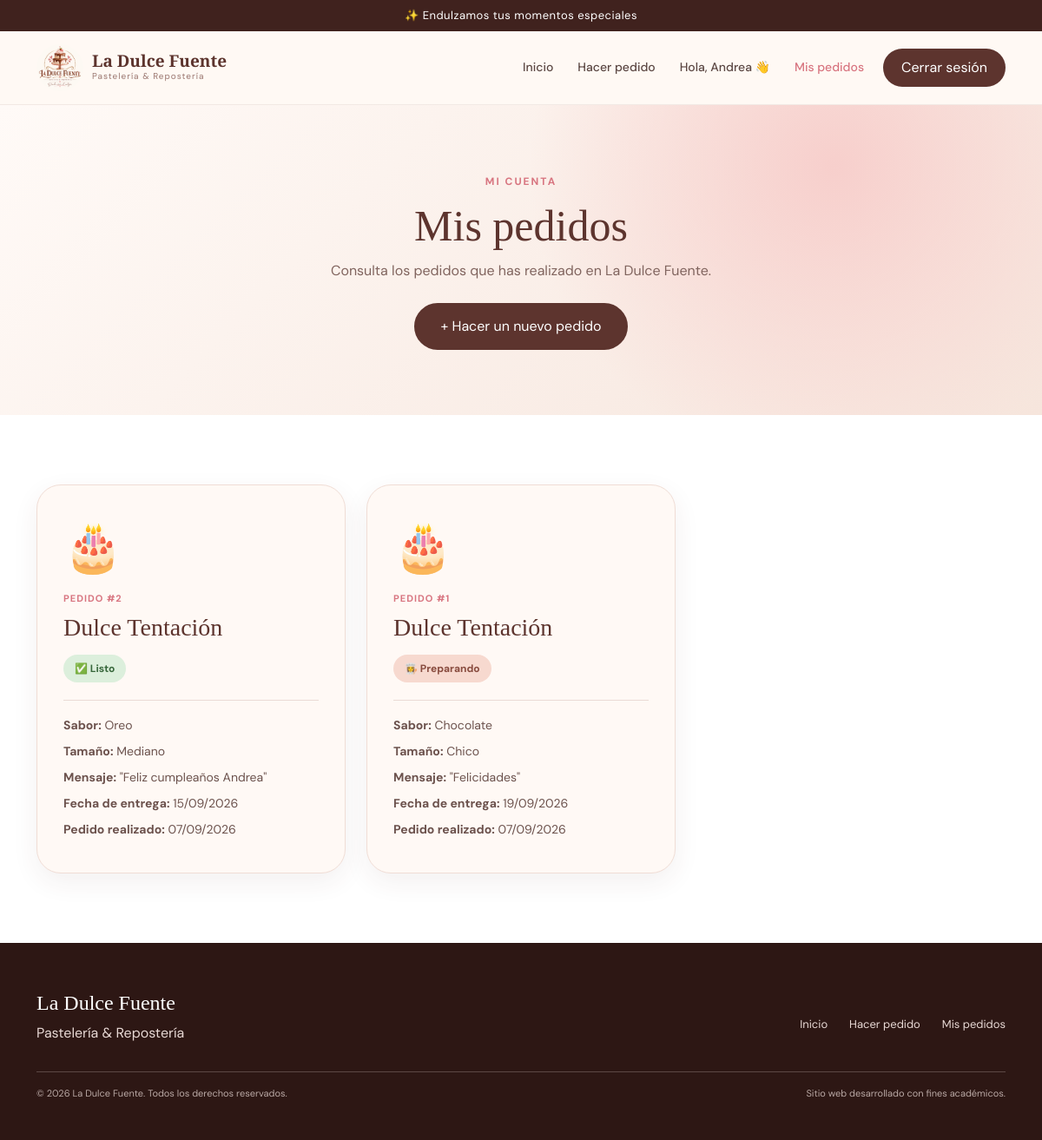
The app's page /mis-pedidos/ (signed in) with its own data.
### pasteleria/models.py (models this page shows, shortened)
class Pedido(models.Model):
    TAMANOS = [
        ('Chico', 'Chico'),
        ('Mediano', 'Mediano'),
        ('Grande', 'Grande'),
    ]
    SABORES = [
        ('Chocolate', 'Chocolate'),
        ('Vainilla', 'Vainilla'),
        ('Fresa', 'Fresa'),
        ('Tres Leches', 'Tres Leches'),
        ('Red Velvet', 'Red Velvet'),
        ('Oreo', 'Oreo'),
    ]
    ESTADOS = [
        ('Pendiente', 'Pendiente'),
        ('Preparando', 'Preparando'),
        ('Listo', 'Listo'),
        ('Entregado', 'Entregado'),
    ]
    cliente = models.ForeignKey(
        User,
        on_delete=models.CASCADE
    )
    pastel = models.CharField(
        max_length=100
    )
    sabor = models.CharField(
        max_length=50,
        choices=SABORES
    )
    tamano = models.CharField(
        max_length=20,
        choices=TAMANOS
    )
    mensaje = models.CharField(
        max_length=150,
        blank=True
    )
    fecha_entrega = models.DateField()
    fecha_pedido = models.DateTimeField(
        auto_now_add=True
    )
    estado = models.CharField(
        max_length=20,
        choices=ESTADOS,
        default='Pendiente'
    )

### pasteleria/views.py (the view)
@login_required(login_url='login')
def mis_pedidos(request):
    pedidos = Pedido.objects.filter(
        cliente=request.user
    ).order_by(
        '-fecha_pedido'
    )
    return render(
        request,
        'pasteleria/mis_pedidos.html',
        {
            'pedidos': pedidos
        }
    )

### pasteleria/templates/pasteleria/mis_pedidos.html (shortened to what this page needs)
{% load static %}
<!DOCTYPE html>
<html lang="es">
<head>
    <link
        href="https://cdn.jsdelivr.net/npm/bootstrap@5.3.3/dist/css/bootstrap.min.css"
        rel="stylesheet">
    <link
        rel="stylesheet"
        href="{% static 'pasteleria/css/estilos.css' %}">
</head>
<body>
<div class="barra-superior">
    ✨ Endulzamos tus momentos especiales
</div>
<nav class="navbar navbar-expand-lg navbar-light menu-principal">
    <div class="container">
        <a class="navbar-brand marca d-flex align-items-center"
           href="{% url 'inicio' %}">
            <img
                src="{% static 'pasteleria/img/logo.png' %}"
                alt="Logo La Dulce Fuente"
                class="logo-menu">
            <div>
                <span class="nombre-marca">
                    La Dulce Fuente
                </span>
                <small>
                    Pastelería & Repostería
                </small>
            </div>
        </a>
        <div class="collapse navbar-collapse" id="menu">
            <ul class="navbar-nav ms-auto align-items-lg-center">
                <li class="nav-item">
                    <a class="nav-link"
                       href="{% url 'inicio' %}">
                        Inicio
                    </a>
                </li>
                <li class="nav-item">
                    <a class="nav-link"
                       href="{% url 'hacer_pedido' %}">
                        Hacer pedido
                    </a>
                </li>
                <li class="nav-item">
                    <span class="nav-link">
                        Hola, {{ user.first_name|default:user.username }} 👋
                    </span>
                </li>
                <li class="nav-item">
                    <a class="nav-link activo"
                       href="{% url 'mis_pedidos' %}">
                        Mis pedidos
                    </a>
                </li>
                <li class="nav-item">
                    <a class="btn boton-login"
                       href="{% url 'logout' %}">
                        Cerrar sesión
                    </a>
                </li>
            </ul>
        </div>
    </div>
</nav>
<section class="pedidos-encabezado">
    <div class="container text-center">
        <span class="mini-titulo">
            MI CUENTA
        </span>
        <h1>
            Mis pedidos
        </h1>
        <p>
            Consulta los pedidos que has realizado en La Dulce Fuente.
        </p>
        <a href="{% url 'hacer_pedido' %}"
           class="btn boton-principal">
            + Hacer un nuevo pedido
        </a>
    </div>
</section>
<section class="seccion-mis-pedidos">
    <div class="container">
        {% if pedidos %}
            <div class="row g-4">
                {% for pedido in pedidos %}
                    <div class="col-12 col-md-6 col-lg-4">
                        <div class="pedido-card">
                            <div class="pedido-icono">
                                🎂
                            </div>
                            <div class="pedido-numero">
                                Pedido #{{ pedido.id }}
                            </div>
                            <h3>
                                {{ pedido.pastel }}
                            </h3>
                            {% if pedido.estado == 'Pendiente' %}
                                <span class="estado estado-pendiente">
                                    ⏳ Pendiente
                                </span>
                            {% elif pedido.estado == 'Preparando' %}
                                <span class="estado estado-preparando">
                                    👩‍🍳 Preparando
                                </span>
                            {% elif pedido.estado == 'Listo' %}
                                <span class="estado estado-listo">
                                    ✅ Listo
                                </span>
                            {% elif pedido.estado == 'Entregado' %}
                                <span class="estado estado-entregado">
                                    🎉 Entregado
                                </span>
                            {% endif %}
                            <div class="pedido-datos">
                                <p>
                                    <strong>Sabor:</strong>
                                    {{ pedido.sabor }}
                                </p>
                                <p>
                                    <strong>Tamaño:</strong>
                                    {{ pedido.tamano }}
                                </p>
                                {% if pedido.mensaje %}
                                    <p>
                                        <strong>Mensaje:</strong>
                                        "{{ pedido.mensaje }}"
                                    </p>
                                {% endif %}
                                <p>
                                    <strong>Fecha de entrega:</strong>
                                    {{ pedido.fecha_entrega|date:"d/m/Y" }}
                                </p>
                                <p>
                                    <strong>Pedido realizado:</strong>
                                    {{ pedido.fecha_pedido|date:"d/m/Y" }}
                                </p>
                            </div>
                        </div>
                    </div>
                {% endfor %}
            </div>
        {% endif %}
    </div>
</section>
<footer>
    <div class="container">
        <div class="footer-contenido">
            <div>
                <h4>La Dulce Fuente</h4>
                <p>Pastelería & Repostería</p>
            </div>
            <div class="footer-links">
                <a href="{% url 'inicio' %}">
                    Inicio
                </a>
                <a href="{% url 'hacer_pedido' %}">
                    Hacer pedido
                </a>
                <a href="{% url 'mis_pedidos' %}">
                    Mis pedidos
                </a>
            </div>
        </div>
        <hr>
        <div class="footer-final">
            <p>
                © 2026 La Dulce Fuente. Todos los derechos reservados.
            </p>
            <p>
                Sitio web desarrollado con fines académicos.
            </p>
        </div>
    </div>
</footer>
</body>
</html>

### pasteleria/static/pasteleria/css/estilos.css (style rules this page uses)
:root { --chocolate: #5d342e; --chocolate-oscuro: #40221e; --rosa: #d87580; --rosa-claro: #f8d9d5; --crema: #fff9f4; --beige: #f4e8df; --texto: #5c4844; --blanco: #ffffff; }
* { margin: 0; padding: 0; box-sizing: border-box; }
html { scroll-behavior: smooth; }
body { font-family: 'DM Sans', sans-serif; color: var(--texto); background: var(--crema); }
a { transition: .3s; }
.barra-superior { background: var(--chocolate-oscuro); color: white; text-align: center; padding: 8px; font-size: 13px; letter-spacing: .5px; }
.menu-principal { background: rgba(255, 249, 244, .96); backdrop-filter: blur(12px); border-bottom: 1px solid rgba(93, 52, 46, .08); padding: 10px 0; }
.logo-menu { width: 54px; height: 54px; border-radius: 50%; object-fit: cover; margin-right: 10px; }
.marca div { display: flex; flex-direction: column; }
.nombre-marca { font-family: 'Playfair Display', serif; font-weight: 700; font-size: 19px; color: var(--chocolate); line-height: 1.1; }
.marca small { font-size: 10px; letter-spacing: 1px; color: #9b7770; }
.nav-link { color: var(--texto) !important; margin: 0 6px; font-size: 14px; font-weight: 500; transition: .3s; }
.nav-link:hover, .nav-link.activo { color: var(--rosa) !important; }
.boton-login { background: var(--chocolate); color: white !important; border-radius: 50px; padding: 9px 20px; margin-left: 8px; transition: .3s; }
.boton-principal { background: var(--chocolate); color: white; border-radius: 50px; padding: 13px 28px; border: 2px solid var(--chocolate); transition: .3s; }
.encabezado-seccion span, .mini-titulo { color: var(--rosa); font-size: 12px; font-weight: 700; letter-spacing: 2px; }
footer { background: #2d1714; color: #e8d9d5; padding: 55px 0 30px; }
footer h4 { font-family: 'Playfair Display', serif; color: white; }
.footer-contenido { display: flex; justify-content: space-between; gap: 30px; }
.footer-links { display: flex; gap: 25px; align-items: center; flex-wrap: wrap; }
.footer-links a { color: #e8d9d5; text-decoration: none; font-size: 13px; }
.footer-final { display: flex; justify-content: space-between; gap: 20px; font-size: 11px; opacity: .75; }
.pedidos-encabezado { padding: 75px 20px; background: radial-gradient(circle at 80% 20%, #f7cfcc, transparent 35%), linear-gradient(135deg, #fffaf7, #f6e5dc); }
.pedidos-encabezado h1 { font-family: 'Playfair Display', serif; color: var(--chocolate); font-size: 50px; margin: 10px 0; }
.pedidos-encabezado p { color: #80645e; margin-bottom: 25px; }
.seccion-mis-pedidos { padding: 80px 0; background: white; min-height: 500px; }
.pedido-card { background: #fff9f5; border: 1px solid #f0ddd5; border-radius: 28px; padding: 30px; height: 100%; box-shadow: 0 10px 30px rgba(81, 46, 41, .07); transition: .3s; }
.pedido-icono { font-size: 55px; margin-bottom: 10px; }
.pedido-numero { color: var(--rosa); font-size: 11px; font-weight: 700; letter-spacing: 1px; text-transform: uppercase; }
.pedido-card h3 { font-family: 'Playfair Display', serif; color: var(--chocolate); margin: 8px 0 15px; }
.estado { display: inline-block; padding: 7px 13px; border-radius: 30px; font-size: 12px; font-weight: 700; margin-bottom: 20px; }
.estado-preparando { background: #f7d9cf; color: #884b3e; }
.estado-listo { background: #dcefdc; color: #37673b; }
.pedido-datos { border-top: 1px solid #eadbd5; padding-top: 18px; }
.pedido-datos p { margin-bottom: 9px; font-size: 14px; color: #6c524d; }

### records on screen
Pedido: id "2", pastel "Dulce Tentación", estado "✅ Listo", sabor "Oreo", tamano "Mediano", mensaje "Feliz cumpleaños Andrea", fecha_entrega "15/09/2026", fecha_pedido "07/09/2026"
Pedido: id "1", pastel "Dulce Tentación", estado "👩‍🍳 Preparando", sabor "Chocolate", tamano "Chico", mensaje "Felicidades", fecha_entrega "19/09/2026", fecha_pedido "07/09/2026"

### other values on screen
{{ user.first_name|default:user.username }} "Andrea"
